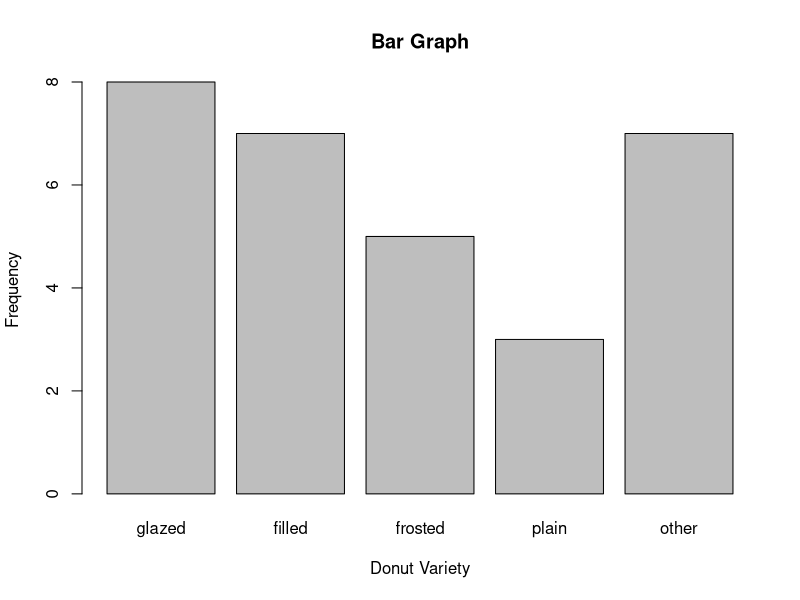
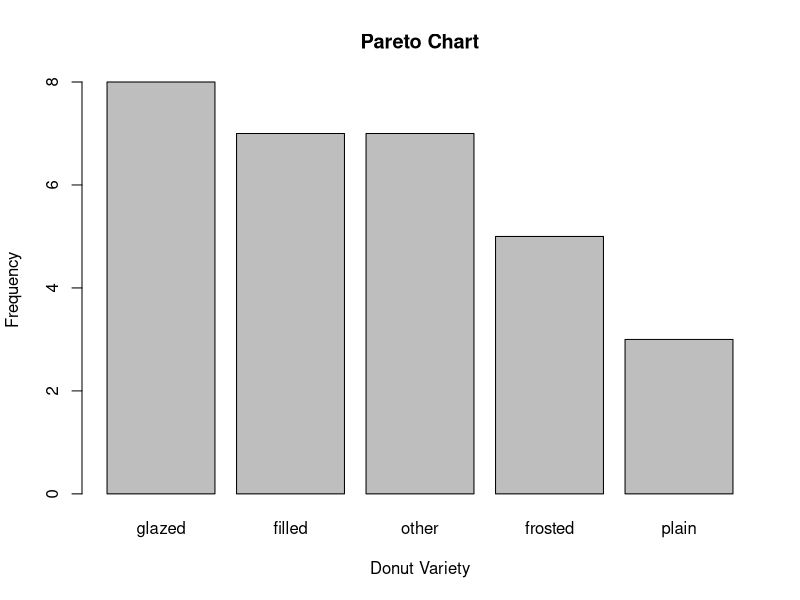

Reproduce these figures in R, in order.
## Create a vector for the donut data set, then create frequency tables,
## bar graph, proportion tables, and a Pareto chart

donut <- c("glazed", "filled", "other", "plain", "glazed", "other", 
           "frosted", "filled", "filled", "glazed", "other", 
           "frosted", "glazed", "plain", "other", "glazed", 
           "glazed", "filled", "frosted", "plain", "other", 
           "other", "frosted", "filled", "filled", "other", 
           "frosted", "glazed", "glazed", "filled")

## Cast as a qualitative variable with levels in the order given in the class
## slides

donut <- factor(donut,levels=c("glazed","filled","frosted","plain","other"))

## Frequency table

table(donut)

## Bar graph 

barplot(table(donut),ylab="Frequency",xlab="Donut Variety",main="Bar Graph")

## Proportion table

prop.table(table(donut))

## Pareto chart - here we reorder the factor levels by frequency in decreasing
## order and store them in a new variable

donut.pareto <- reorder(donut,donut,FUN=length,decreasing=TRUE)

barplot(table(donut.pareto),ylab="Frequency",xlab="Donut Variety",main="Pareto Chart")
